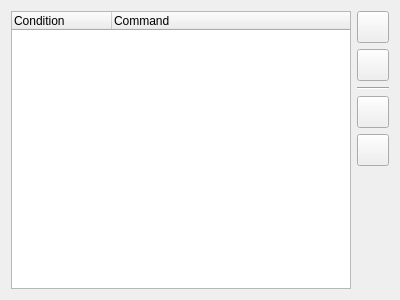
<?xml version="1.0" encoding="UTF-8"?>
<ui version="4.0">
 <class>BuildStepsList</class>
 <widget class="QWidget" name="BuildStepsList">
  <property name="geometry">
   <rect>
    <x>0</x>
    <y>0</y>
    <width>400</width>
    <height>300</height>
   </rect>
  </property>
  <layout class="QGridLayout">
   <item row="5" column="1">
    <spacer name="verticalSpacer">
     <property name="orientation">
      <enum>Qt::Vertical</enum>
     </property>
     <property name="sizeHint" stdset="0">
      <size>
       <width>20</width>
       <height>185</height>
      </size>
     </property>
    </spacer>
   </item>
   <item row="0" column="0" rowspan="6">
    <widget class="QTreeWidget" name="tree">
     <property name="dragDropMode">
      <enum>QAbstractItemView::InternalMove</enum>
     </property>
     <property name="defaultDropAction">
      <enum>Qt::MoveAction</enum>
     </property>
     <property name="alternatingRowColors">
      <bool>true</bool>
     </property>
     <property name="indentation">
      <number>0</number>
     </property>
     <column>
      <property name="text">
       <string>Condition</string>
      </property>
     </column>
     <column>
      <property name="text">
       <string>Command</string>
      </property>
     </column>
    </widget>
   </item>
   <item row="3" column="1">
    <widget class="QToolButton" name="buttonMoveUp">
     <property name="minimumSize">
      <size>
       <width>32</width>
       <height>32</height>
      </size>
     </property>
     <property name="icon">
      <iconset theme="up"/>
     </property>
    </widget>
   </item>
   <item row="2" column="1">
    <widget class="Line" name="line">
     <property name="orientation">
      <enum>Qt::Horizontal</enum>
     </property>
    </widget>
   </item>
   <item row="1" column="1">
    <widget class="QToolButton" name="buttonRemove">
     <property name="minimumSize">
      <size>
       <width>32</width>
       <height>32</height>
      </size>
     </property>
     <property name="icon">
      <iconset theme="remove">
       <normaloff>.</normaloff>.</iconset>
     </property>
    </widget>
   </item>
   <item row="0" column="1">
    <widget class="QToolButton" name="buttonAdd">
     <property name="minimumSize">
      <size>
       <width>32</width>
       <height>32</height>
      </size>
     </property>
     <property name="icon">
      <iconset theme="add">
       <normaloff>.</normaloff>.</iconset>
     </property>
    </widget>
   </item>
   <item row="4" column="1">
    <widget class="QToolButton" name="buttonMoveDown">
     <property name="minimumSize">
      <size>
       <width>32</width>
       <height>32</height>
      </size>
     </property>
     <property name="icon">
      <iconset theme="down"/>
     </property>
    </widget>
   </item>
  </layout>
 </widget>
 <resources/>
 <connections/>
</ui>
